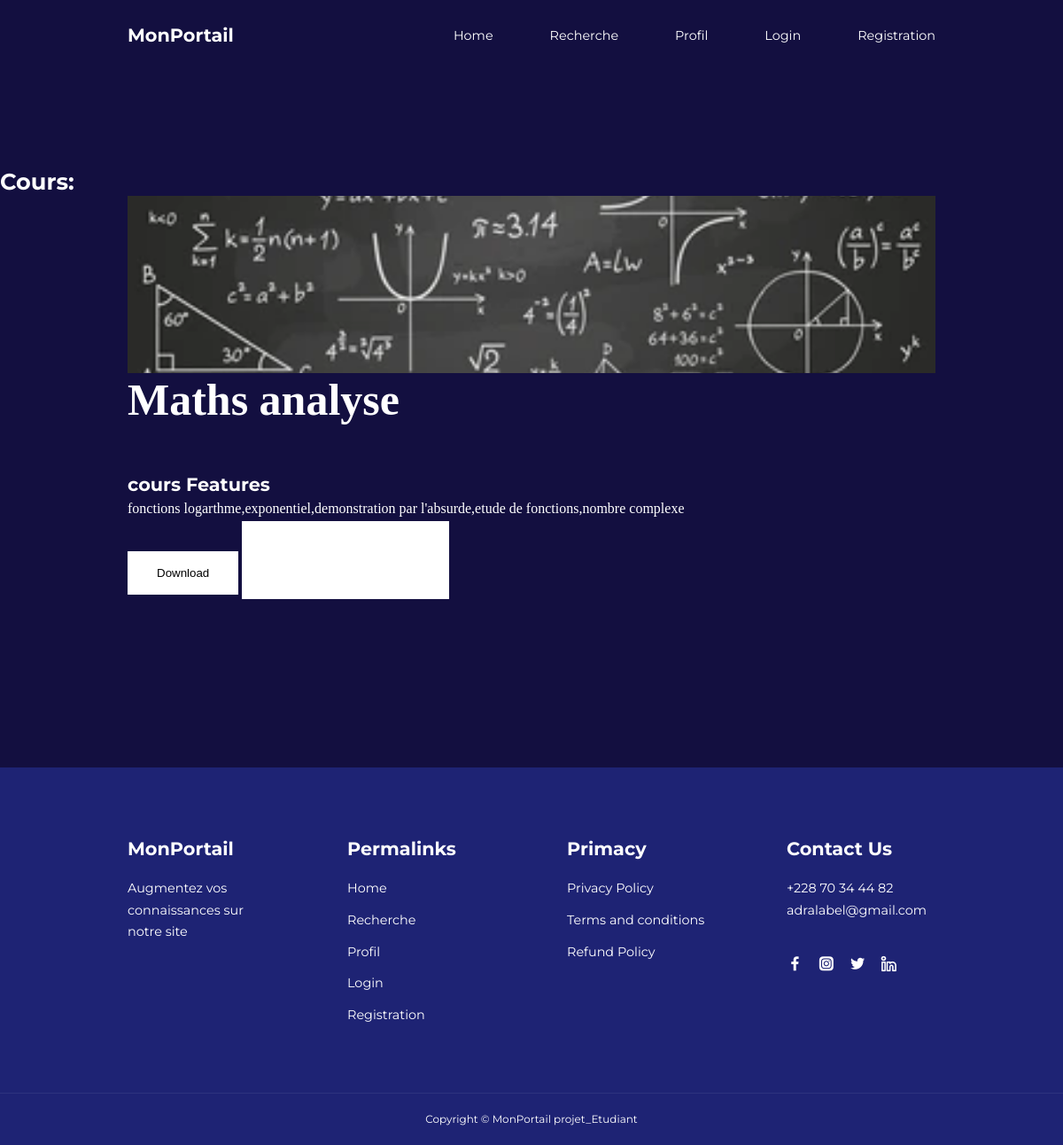
The page /cours_detail/1 on the database its author committed.
### app_partiel/models.py (models this page shows, shortened)
class Matiere(models.Model):
    title=models.CharField(max_length=100)
    description=models.TextField()
    category=models.CharField(choices=List_Matiere, max_length=5)
    mat_image=models.ImageField(upload_to='Cours')

### app_partiel/views.py (the view)
# urls.py: path("cours_detail/<int:pk>",CoursDetail.as_view(),name='coursdetail'),
class CoursDetail(View):
    def get(self, request, pk):
        matiere=Matiere.objects.get(pk=pk)
        return render(request,"app/cours_detail.html", locals())

### app_partiel/templates/app/cours_detail.html
{% extends 'app/base.html' %}
{% block main-content %}
<br><br><br><br><br><br><br>
<h3>Cours: </h3>
<div class="container">
    <div class="row flex justify-content-between">
        <div class="img2 col-lg-5 mg-5">
            <img src="{{matiere.mat_image.url}}" width="250px" height="200px"  class="image col-xs-6 col-sm-12 col-lg-12 mt-3 text-sm-center w-100 h-75" alt="">
        </div>
        <div class="coursdetail col-lg-5">
            <h1 style="font-family: Georgia; font-size: 50px;">{{matiere.title}}</h1>
            <br><br><h4>cours Features</h4>
            <ul class="fs-5" style="font-family: Rajdhani;">
                <li>{{matiere.description}}</li>
            </ul>
            <div class="buttons row flex" style="font-family: Rajdhani;">
                <button type="submit" class="d-grid gap-2 btn1 btn btn-danger p-1 m-1 btn-lg text-decoration-none text-white">Download</button>
                <div class="btn btn-dark p-1 m-1 btn-lg"><a href="{% url 'recherche' %}" class="text-decoration-none text-white"><br>Search similar on youtube</a></div>
            </div>
        </div>
    </div>
</div><br>
<br><br><br><br><br><br>
{% endblock main-content %}

### app_partiel/static/app/css/style1.css (style rules this page uses)
* { margin:0; padding:0; border:0; outline:0; text-decoration: none; list-style:none; box-sizing:border-box; }
:root { --color-primary:#0c0942; --color-success:#00bf8e; --color-warning:#f7c94b; --color-danger:#f75842; --color-danger-variant:rgba(247,88,66,0.4); --color-white:#fff; --color-light:rgba(255,255,255,0.7); --color-black:#000; --color-bg:#130f40; --color-bg1:#1e2374; --color-bg2:#2d337e; --container-width-lg:76%; --container-width-md:90%; --container-wdth-sm:94%; --transition:all 400ms ease; }
body { font-family: 'Montserrat', sans-serif; line-height:1.7; color:var(--color-white); background-color:var(--color-bg); }
.container { width:var(--container-width-lg); margin:0 auto; }
h1,h2,h3,h4,h5 { line-height: 1.2; }
h1 { font-size:2.4rem; }
h3 { font-size: 1.6rem; }
h4 { font-size: 1.3rem; }
a { color: var(--color-white); }
img { width:100%; display:block; object-fit:cover; }
.btn { display:inline-block; background:var(--color-white); color: var(--color-black); padding: 1rem 2rem; border:1px solid transparent; font-weight:500; transition:var(--transition); }

### rows shown on the page
Matiere: mat_image (picture), title "Maths analyse", description "fonctions logarthme,exponentiel,demonstration par l'absurde,etude de fonctions,nombre complexe"
